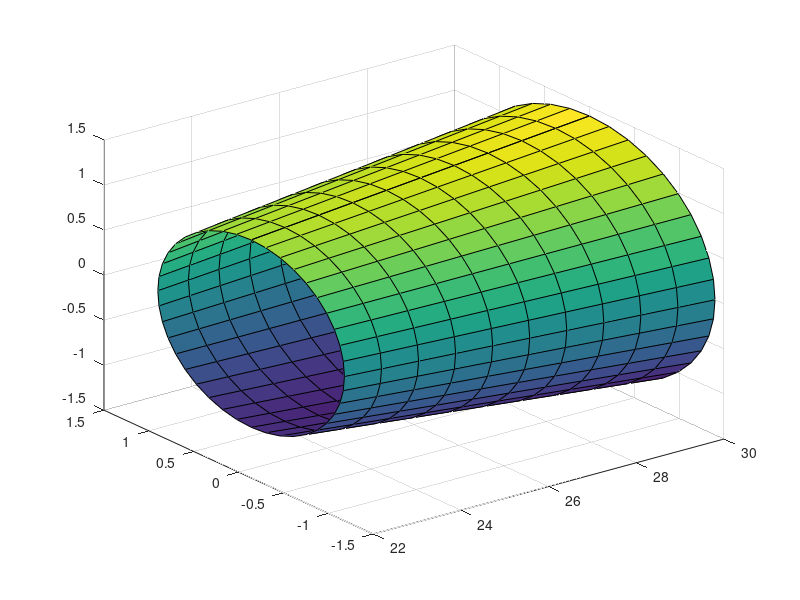

MATLAB code for this plot:
%r=linspace(1.04,30,10);
%theta = linspace(0,2*pi,50);
%[r,theta] = meshgrid(r,theta);
%z = (r.*cos(theta);
%x = r.*sin(theta);
%y = -r;
%surf(x,y,z)

r = 1.4;
h = 30.0;
m = h/r;
[R,A] = meshgrid(linspace(1.04,r,11),linspace(0,2*pi,41));
Z = R .* cos(A);
Y = R .* sin(A);
X = m*R;
% Cone around the z-axis, point at the origin
surf(X,Y,Z)